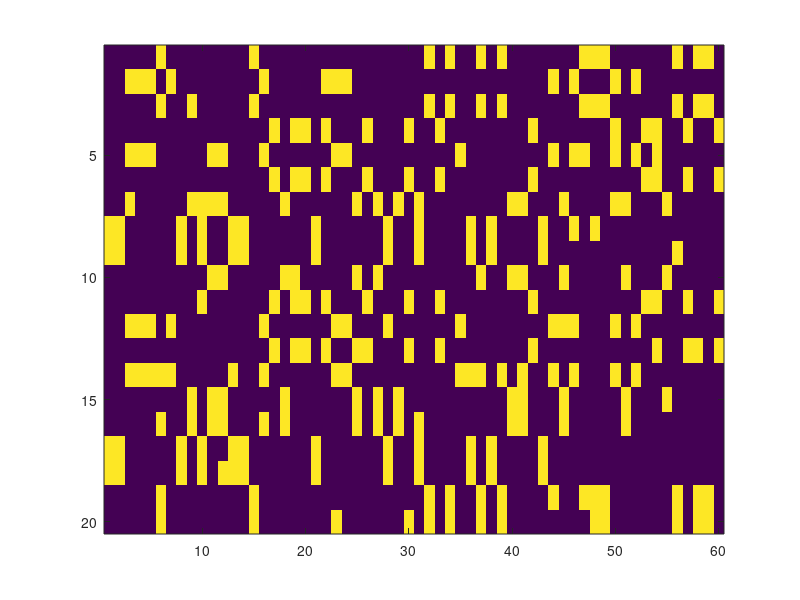

This figure's MATLAB source:
nnodes = 60;
nclasses = 20;
noise = 0.03;
clusters = gcd(nnodes, nclasses) / 4;
genes_per_label = nnodes / clusters;
labels_per_gene = nclasses / clusters;

base_labels = zeros(nclasses, nnodes);

for i=0:(clusters-1)
    base_labels(i*labels_per_gene + 1 : (i+1)*labels_per_gene, ... 
        i*genes_per_label + 1 : (i+1)*genes_per_label) = 1;
end

perturb_labels = rand(nclasses, nnodes) < noise;

labels = xor(base_labels, perturb_labels);

imagesc(labels)

shuffled_labels = labels(randperm(size(labels,1)),:);


for i=1:1000
   r1 = randi([1,nclasses]);
   r2 = randi([1,nclasses]);
   c1 = randi([1,nnodes]);
   c2 = randi([1,nnodes]);
   temp = shuffled_labels(r1,:);
   shuffled_labels(r1,:) = shuffled_labels(r2,:);
   shuffled_labels(r2,:) = temp;
   temp = shuffled_labels(:,c1);
   shuffled_labels(:,c1) = shuffled_labels(:,c2);
   shuffled_labels(:,c2) = temp;
end

imagesc(shuffled_labels);